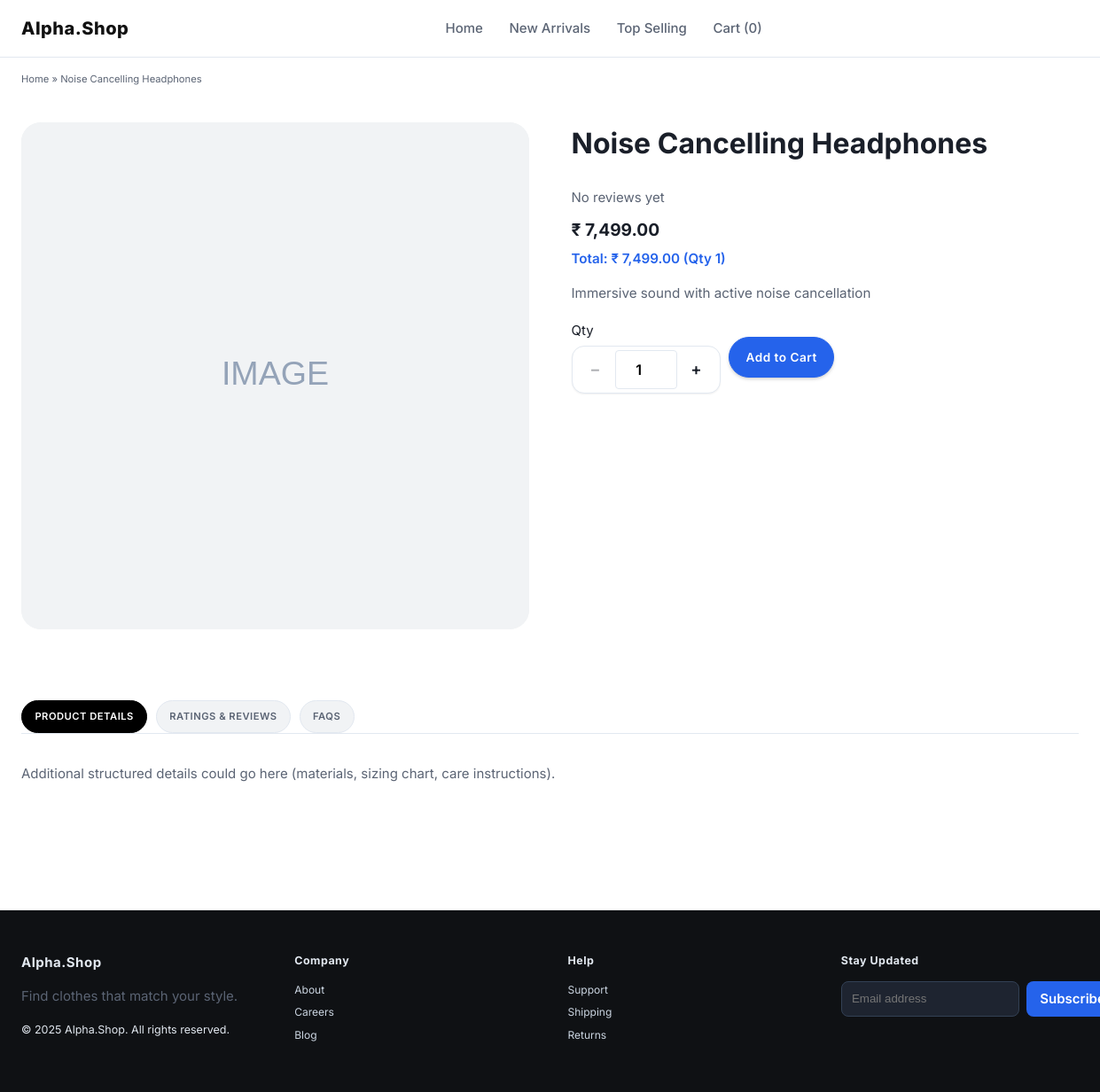
Screenshot of /ecommerce/product.php?id=4 with the database file from the repository.
### tables this page shows
CREATE TABLE products (
  id INT AUTO_INCREMENT PRIMARY KEY,
  name VARCHAR(120) NOT NULL,
  description TEXT,
  price DECIMAL(10,2) NOT NULL DEFAULT 0.00,
  image VARCHAR(255) DEFAULT 'placeholder.png',
  created_at TIMESTAMP DEFAULT CURRENT_TIMESTAMP
);

### ecommerce/image_resolver.php (called while the page is built, shortened)
<?php
function resolve_product_image(?PDO $pdo, array $product): string {
    $raw = trim((string)($product['image'] ?? ''));
    $imagesDir = __DIR__ . '/images';
    $placeholder = 'images/placeholder.svg';
    if ($raw !== '') {
        $direct = $imagesDir . '/' . $raw;
    }
    static $candidates = null; static $lowerMap = null; static $tokenIndex = null;
    if ($candidates === null) {
        $candidates = []; $lowerMap = []; $tokenIndex = [];
        foreach (glob($imagesDir . '/*') as $f) {
            $bn = basename($f);
            if ($bn === 'placeholder.svg') continue;
            $candidates[] = $bn;
            $base = preg_replace('/\.[^.]+$/','',$bn);
            $tokens = preg_split('/[-_\.]+/', strtolower($base));
            $tokens = array_filter($tokens, fn($t)=>$t!=='');
            $tokenIndex[$bn] = $tokens;
        }
    }
    if ($raw !== '') {
        $lower = strtolower($raw);
    }
    $rawBase = $raw !== '' ? preg_replace('/\.[^.]+$/','',$raw) : '';
    $rawTokens = $rawBase !== '' ? preg_split('/[-_\.]+/', strtolower($rawBase)) : [];
    $rawTokens = array_filter($rawTokens, fn($t)=>$t!=='');
    $best = null; $bestScore = 0;
    foreach ($candidates as $cand) {
        $tokens = $tokenIndex[$cand] ?? [];
        $score = 0;
        $score -= (strlen($cand) / 10);
    }
    return $placeholder;
}

### ecommerce/product.php (the view, shortened to what this page needs)
<?php
require __DIR__ . '/db_connect.php';
require __DIR__ . '/image_resolver.php';
try { $pdo = get_pdo(); } catch(Throwable $e){ $pdo=null; $connError=$e->getMessage(); }
$id = isset($_GET['id']) ? (int)$_GET['id'] : 0;
$p = null;
if ($pdo instanceof PDO) {
  try {
    $stmt = $pdo->prepare("SELECT * FROM products WHERE id = ?");
    $stmt->execute([$id]);
    $p = $stmt->fetch();
  } catch(Throwable $e) { $queryError = $e->getMessage(); }
}
include __DIR__ . '/header.php';
?>
<nav class="breadcrumb container"><a href="index.php">Home</a> &raquo; <span><?php echo htmlspecialchars($p['name']); ?></span></nav>
<section class="container product-view">
  <div class="pv-gallery">
    <div class="pv-main-img">
      <?php $displayImg = resolve_product_image($pdo instanceof PDO ? $pdo : null, $p); ?>
      <img src="<?php echo htmlspecialchars($displayImg); ?>" alt="<?php echo htmlspecialchars($p['name']); ?>" width="640" height="800" loading="lazy">
    </div>
  </div>
  <div class="pv-info">
    <h1><?php echo htmlspecialchars($p['name']); ?></h1>
    <?php
      $avgRating = null; $reviewCount = 0; $reviews = [];
      try {
        $rs = $pdo->prepare('SELECT id,name,rating,comment,created_at FROM reviews WHERE product_id=? ORDER BY created_at DESC LIMIT 12');
        $rs->execute([$p['id']]);
        $reviews = $rs->fetchAll();
        $reviewCount = count($reviews);
      } catch (Throwable $e) {  }
    ?>
    <div class="rating-summary">
      <?php if($avgRating): ?>
        <span class="stars" aria-label="<?php echo $avgRating; ?> out of 5">
          <?php
            $full = floor($avgRating); $half = ($avgRating*10 % 10)>=5; $i=0;
            for($i=1;$i<=5;$i++){ echo $i<=$full ? '★' : ($i==$full+1 && $half ? '☆' : '☆'); }
          ?>
        </span>
        <span class="rating-text"><?php echo $avgRating; ?>/5 (<?php echo $reviewCount; ?> reviews)</span>
      <?php else: ?>
        <span class="rating-text muted">No reviews yet</span>
      <?php endif; ?>
    </div>
  <div class="pv-price" id="unitPrice" data-unit="<?php echo htmlspecialchars($p['price'],ENT_QUOTES); ?>">₹ <?php echo number_format($p['price'],2); ?></div>
  <div class="pv-total" id="totalPrice" data-initial>Total: ₹ <?php echo number_format($p['price'],2); ?> <span class="qty-readout" id="qtyReadout" data-q="1">(Qty 1)</span></div>
    <p class="pv-desc"><?php echo nl2br(htmlspecialchars($p['description'])); ?></p>
    <form method="post" action="add_to_cart.php" class="pv-cart-form">
      <div class="qty-wrap">
        <label for="qtyInput">Qty</label>
  <div class="qty-control lg" data-qty>
          <button type="button" class="qty-btn" data-dec aria-label="Decrease quantity">−</button>
          <input id="qtyInput" type="number" name="qty" value="1" min="1" inputmode="numeric" pattern="[0-9]*">
          <button type="button" class="qty-btn" data-inc aria-label="Increase quantity">+</button>
        </div>
      </div>
      <button class="btn primary" type="submit">Add to Cart</button>
    </form>
  </div>
</section>
<section class="container reviews-section">
  <div class="reviews-tabs">
    <button class="rev-tab active" data-tab="details">Product Details</button>
    <button class="rev-tab" data-tab="reviews">Ratings & Reviews</button>
    <button class="rev-tab" data-tab="faq">FAQs</button>
  </div>
  <div class="rev-panels">
    <div data-tabpanel="details">
      <p class="muted">Additional structured details could go here (materials, sizing chart, care instructions).</p>
    </div>
  </div>
</section>
<?php include __DIR__ . '/footer.php'; ?>

### ecommerce/css/styles.css (style rules this page uses)
* { box-sizing: border-box; }
:root { --bg: #ffffff; --bg-alt: #f5f7fa; --bg-soft: #f1f3f5; --border: #e2e8f0; --text: #1a1f29; --text-muted: #5b6474; --brand: #111111; --accent: #2563eb; --accent-hover: #1d4ed8; --radius-sm:4px; --radius:8px; --radius-lg:18px; --shadow-sm:0 1px 2px rgba(0,0,0,.05); --shadow:0 4px 12px -2px rgba(0,0,0,.08); --grad: linear-gradient(135deg,#111 0%,#333 100%); font-family:'Inter',system-ui,Arial,sans-serif; }
body { margin:0; background:var(--bg); color:var(--text); font-size:15px; line-height:1.5; }
a { color:var(--accent); text-decoration:none; }
img { max-width:100%; display:block; }
.container { width:min(1240px,100% - 3rem); margin-inline:auto; }
.qty-wrap { display:flex; flex-direction:column; gap:.35rem; }
.qty-control { display:inline-flex; align-items:center; border:1px solid var(--border); border-radius:14px; background:#fff; padding:2px; box-shadow:0 1px 2px rgba(0,0,0,.06); }
.qty-control.lg { padding:4px; }
.qty-control input { width:52px; text-align:center; border:none; background:transparent; font:600 0.9rem/1 var(--font,inherit); padding:4px 2px; }
.qty-control.lg input { width:60px; font-size:1rem; }
.qty-control.lg input { font-weight:600; letter-spacing:.5px; }
.qty-btn { appearance:none; -webkit-appearance:none; border:none; background:transparent; min-width:38px; height:38px; cursor:pointer; font-size:1.05rem; font-weight:600; color:var(--text); display:grid; place-items:center; border-radius:10px; transition:.18s background, .18s color; }
.qty-control.lg .qty-btn { min-width:44px; height:44px; font-size:1.15rem; }
.qty-btn[disabled], .qty-btn.disabled { opacity:.35; cursor:not-allowed; background:transparent!important; }
.product-view { display:grid; gap:3rem; grid-template-columns:repeat(auto-fit,minmax(300px,1fr)); padding:2.5rem 0 3rem; }
.pv-main-img { aspect-ratio:1/1; background:var(--bg-soft); border-radius:22px; display:flex; align-items:center; justify-content:center; overflow:hidden; }
.pv-main-img img { width:100%; height:100%; object-fit:cover; }
.pv-info h1 { margin-top:0; font-size:2rem; font-weight:700; }
.pv-price { font-size:1.2rem; font-weight:700; margin:.6rem 0 1rem; }
.pv-total { font-size:.95rem; margin:-.5rem 0 1rem; font-weight:600; color:var(--accent); }
.pv-desc { color:var(--text-muted); font-size:.95rem; }
.pv-cart-form { display:flex; gap:.6rem; align-items:center; margin-top:1.2rem; }
.pv-cart-form input[type=number] { width:70px; padding:.55rem; border:1px solid var(--border); border-radius:var(--radius-sm); }
.btn { --btn-bg: var(--brand); --btn-color:#fff; cursor:pointer; display:inline-flex; align-items:center; gap:.5rem; font-weight:600; font-size:.85rem; letter-spacing:.5px; padding:.75rem 1.15rem; border-radius:50px; background:var(--btn-bg); color:var(--btn-color)!important; border:1px solid var(--btn-bg); text-decoration:none; transition:.25s background,.25s transform, .25s box-shadow; box-shadow:0 2px 4px -1px rgba(0,0,0,.25); }
.btn.primary { --btn-bg: var(--accent); color:#fff!important; }
button { font:inherit; }
input[type=number] { padding:.45rem .5rem; border:1px solid var(--border); border-radius:10px; font:inherit; }
.muted { color:var(--text-muted); }
.breadcrumb { font-size:.7rem; color:var(--text-muted); padding-top:1rem; }
.breadcrumb a { color:var(--text-muted); }
.reviews-section { padding:2rem 0 4rem; }
.reviews-tabs { display:flex; gap:.6rem; border-bottom:1px solid var(--border); margin-bottom:1.2rem; flex-wrap:wrap; }
.reviews-tabs .rev-tab { background:var(--bg-soft); border:1px solid var(--border); padding:.55rem .9rem; border-radius:40px; font-size:.7rem; font-weight:600; letter-spacing:.5px; cursor:pointer; text-transform:uppercase; color:var(--text-muted); }
.reviews-tabs .rev-tab.active { background:#000; color:#fff; border-color:#000; }
.rev-panels { display:grid; gap:1.5rem; }

### rows the page displays
products: name "Noise Cancelling Headphones", price "7,499.00", description "Immersive sound with active noise cancellation"
